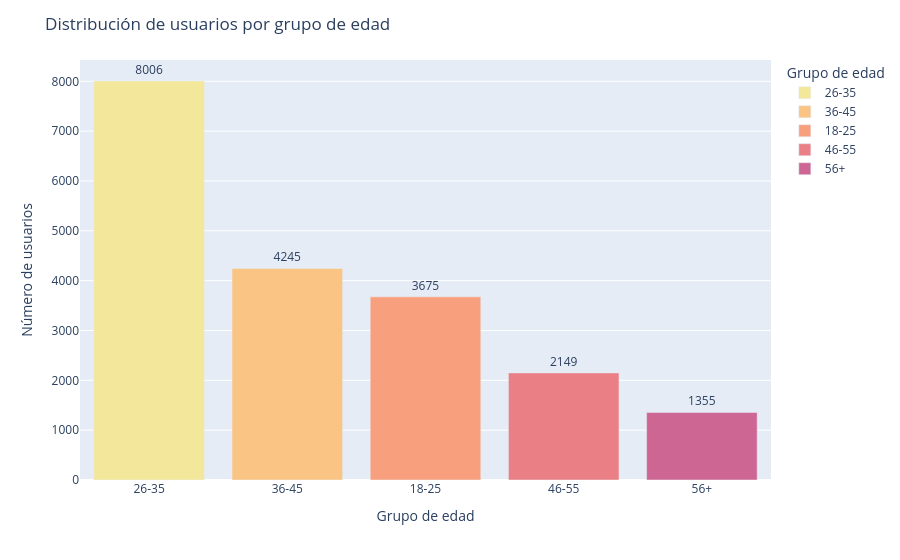

The code cell stored with this chart in its notebook:
### Markdown cell above
edad

### Code cell
# 1) Filtrar usuarios con grupo de edad no nulo
df_edad = df_perfil_usuario[df_perfil_usuario['age_group'].notna()]

# 2) Agrupar por grupo de edad y contar usuarios únicos
edad_grouped = (
    df_edad.groupby('age_group')['user_id']
    .nunique()
    .reset_index()
    .rename(columns={'user_id': 'usuarios'})
    .sort_values(by='usuarios', ascending=False)
    .reset_index(drop=True)
)

# Mostrar tabla
display(edad_grouped, )

# 3) Gráfica de barras
import plotly.express as px

fig_edad = px.bar(
    edad_grouped,
    x='age_group',
    y='usuarios',
    color='age_group',
    text='usuarios',
    labels={'age_group': 'Grupo de edad', 'usuarios': 'Usuarios únicos'},
    color_discrete_sequence=px.colors.sequential.Sunset
)

fig_edad.update_traces(textposition='outside')
fig_edad.update_layout(
    title='Distribución de usuarios por grupo de edad',
    xaxis_title='Grupo de edad',
    yaxis_title='Número de usuarios'
)

fig_edad.show()

### Figure 1 — Plotly figure (JSON) as saved in the notebook; plotly's stock layout.template omitted (floating-point values rounded to 4 significant figures)
{"data": [{"alignmentgroup": "True", "hovertemplate": "Grupo de edad=%{x}<br>Usuarios únicos=%{text}<extra></extra>", "legendgroup": "26-35", "marker": {"color": "rgb(243, 231, 155)", "pattern": {"shape": ""}}, "name": "26-35", "offsetgroup": "26-35", "orientation": "v", "showlegend": true, "text": [8006], "textposition": "outside", "type": "bar", "x": ["26-35"], "xaxis": "x", "y": [8006], "yaxis": "y"}, {"alignmentgroup": "True", "hovertemplate": "Grupo de edad=%{x}<br>Usuarios únicos=%{text}<extra></extra>", "legendgroup": "36-45", "marker": {"color": "rgb(250, 196, 132)", "pattern": {"shape": ""}}, "name": "36-45", "offsetgroup": "36-45", "orientation": "v", "showlegend": true, "text": [4245], "textposition": "outside", "type": "bar", "x": ["36-45"], "xaxis": "x", "y": [4245], "yaxis": "y"}, {"alignmentgroup": "True", "hovertemplate": "Grupo de edad=%{x}<br>Usuarios únicos=%{text}<extra></extra>", "legendgroup": "18-25", "marker": {"color": "rgb(248, 160, 126)", "pattern": {"shape": ""}}, "name": "18-25", "offsetgroup": "18-25", "orientation": "v", "showlegend": true, "text": [3675], "textposition": "outside", "type": "bar", "x": ["18-25"], "xaxis": "x", "y": [3675], "yaxis": "y"}, {"alignmentgroup": "True", "hovertemplate": "Grupo de edad=%{x}<br>Usuarios únicos=%{text}<extra></extra>", "legendgroup": "46-55", "marker": {"color": "rgb(235, 127, 134)", "pattern": {"shape": ""}}, "name": "46-55", "offsetgroup": "46-55", "orientation": "v", "showlegend": true, "text": [2149], "textposition": "outside", "type": "bar", "x": ["46-55"], "xaxis": "x", "y": [2149], "yaxis": "y"}, {"alignmentgroup": "True", "hovertemplate": "Grupo de edad=%{x}<br>Usuarios únicos=%{text}<extra></extra>", "legendgroup": "56+", "marker": {"color": "rgb(206, 102, 147)", "pattern": {"shape": ""}}, "name": "56+", "offsetgroup": "56+", "orientation": "v", "showlegend": true, "text": [1355], "textposition": "outside", "type": "bar", "x": ["56+"], "xaxis": "x", "y": [1355], "yaxis": "y"}], "layout": {"barmode": "relative", "legend": {"title": {"text": "Grupo de edad"}, "tracegroupgap": 0}, "margin": {"t": 60}, "title": {"text": "Distribución de usuarios por grupo de edad"}, "xaxis": {"anchor": "y", "categoryarray": ["26-35", "36-45", "18-25", "46-55", "56+"], "categoryorder": "array", "domain": [0, 1], "title": {"text": "Grupo de edad"}}, "yaxis": {"anchor": "x", "domain": [0, 1], "title": {"text": "Número de usuarios"}}}}
